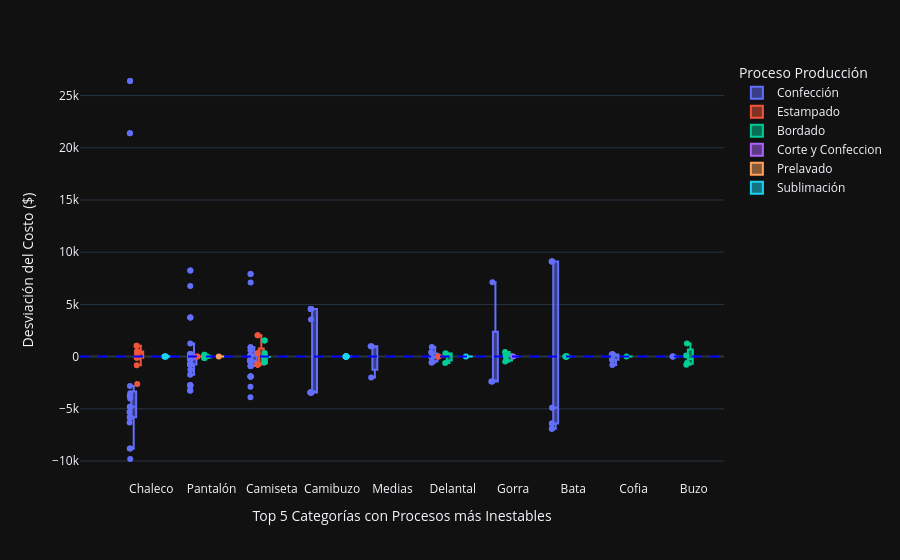

Write notebook code for a chart like this one.
### Markdown cell above
## Visualización de la diferencia entre los costeos

### Code cell
# Agrupamos por Categoría y proceso de producción, calculando la desviación estándar y el promedio del valor costeado
df_calc_dif = df_costos.groupby(['Categoría', 'Proceso Producción'])['Diferencia valor unitario'].agg(['std', 'mean']).reset_index()

df_calc_dif['inestabilidad'] = df_calc_dif['std'] / df_calc_dif['mean']

# Utilizamos el calculo de inestabilidad para identificar las 5 categorías con procesos más inestables.
top5_categorias = (df_calc_dif.groupby('Categoría')['inestabilidad']
                   #Sacamos el promedio de inestabilidd solo por categoría, ya que necesitamos identificar que varíen independientemente del proceso.
                   .mean() 
                   .sort_values(ascending=False)
                   .head(10)
                   .index.tolist())


df_filtrado = df_costos[df_costos['Categoría'].isin(top5_categorias)].copy()

# Centramos los datos: Restamos el promedio específico de cada Categoría-Proceso
# para que el "0" sea el punto de equilibrio de cada uno.
df_filtrado['variacion_netadif'] = df_filtrado.groupby(['Categoría', 'Proceso Producción'])['Diferencia valor unitario'].transform(lambda x: x - x.mean())

# --- PASO 4: Gráfica de "Inestabilidad Pura" ---
fig_dif = px.box(df_filtrado, 
             x='Categoría', 
             y='variacion_netadif', 
             color='Proceso Producción',
             points='all',
             template='plotly_dark')

# Línea de referencia en cero
fig_dif.add_hline(y=0, line_dash="dash", line_color="blue")

fig_dif.update_layout(
    boxmode='group',
    yaxis_title="Desviación del Costo ($)",
    xaxis_title="Top 5 Categorías con Procesos más Inestables"
)

fig_dif.show()

### Figure 1 — Plotly figure (JSON) as saved in the notebook; plotly's stock layout.template omitted (floating-point values rounded to 4 significant figures; data arrays with more than 128 entries replaced by an {"elided": "..."} marker saying what was removed)
{"data": [{"alignmentgroup": "True", "boxpoints": "all", "hovertemplate": "Proceso Producción=Confección<br>Categoría=%{x}<br>variacion_netadif=%{y}<extra></extra>", "legendgroup": "Confección", "marker": {"color": "#636efa"}, "name": "Confección", "notched": false, "offsetgroup": "Confección", "orientation": "v", "showlegend": true, "type": "box", "x": {"elided": "164 str values"}, "x0": " ", "xaxis": "x", "y": {"elided": "164 float values"}, "y0": " ", "yaxis": "y"}, {"alignmentgroup": "True", "boxpoints": "all", "hovertemplate": "Proceso Producción=Estampado<br>Categoría=%{x}<br>variacion_netadif=%{y}<extra></extra>", "legendgroup": "Estampado", "marker": {"color": "#EF553B"}, "name": "Estampado", "notched": false, "offsetgroup": "Estampado", "orientation": "v", "showlegend": true, "type": "box", "x": ["Chaleco", "Chaleco", "Camiseta", "Camiseta", "Chaleco", "Chaleco", "Chaleco", "Chaleco", "Chaleco", "Chaleco", "Delantal", "Delantal", "Camiseta", "Pantalón", "Pantalón", "Camiseta", "Camiseta", "Chaleco", "Camiseta", "Camiseta", "Chaleco", "Camiseta", "Camiseta"], "x0": " ", "xaxis": "x", "y": [-120.0, -120.0, 2056.0, 2056.0, 480.0, 480.0, 480.0, 1030.0, 1030.0, 180.0, 0.0, 0.0, 355.6, 0.0, 0.0, -744.4, -744.4, -2620.0, -744.4, -744.4, -820.0, -744.4, -744.4], "y0": " ", "yaxis": "y"}, {"alignmentgroup": "True", "boxpoints": "all", "hovertemplate": "Proceso Producción=Bordado<br>Categoría=%{x}<br>variacion_netadif=%{y}<extra></extra>", "legendgroup": "Bordado", "marker": {"color": "#00cc96"}, "name": "Bordado", "notched": false, "offsetgroup": "Bordado", "orientation": "v", "showlegend": true, "type": "box", "x": ["Delantal", "Buzo", "Delantal", "Camiseta", "Camiseta", "Cofia", "Camiseta", "Camiseta", "Delantal", "Pantalón", "Pantalón", "Buzo", "Gorra", "Camiseta", "Camiseta", "Camiseta", "Pantalón", "Camiseta", "Camiseta", "Pantalón", "Buzo", "Camiseta", "Gorra", "Pantalón", "Camiseta", "Pantalón", "Camiseta", "Camiseta", "Camiseta", "Camiseta", "Camiseta", "Camiseta", "Camiseta", "Camiseta", "Camiseta", "Camiseta", "Camiseta", "Camiseta", "Camiseta", "Camiseta", "Camiseta", "Camiseta", "Camiseta", "Camiseta", "Camiseta", "Camiseta", "Pantalón", "Pantalón", "Gorra", "Bata", "Bata", "Buzo", "Bata", "Bata", "Bata", "Bata", "Gorra", "Gorra", "Camiseta", "Camiseta", "Camiseta", "Gorra", "Camiseta", "Camiseta"], "x0": " ", "xaxis": "x", "y": [-600.0, 1251.0, 300.0, 355.6, 1556.0, 0.0, 1556.0, 155.6, 300.0, 175.0, 175.0, 116.2, 431.0, -44.44, -44.44, -44.44, -25.0, -44.44, -44.44, -25.0, -583.8, -44.44, 231.0, -25.0, -44.44, -25.0, -44.44, -44.44, -44.44, -44.44, -44.44, -44.44, -44.44, -44.44, -44.44, -44.44, -44.44, -44.44, -44.44, -44.44, -44.44, -44.44, -44.44, -44.44, -44.44, -44.44, -125.0, -125.0, 95.0, 0.0, 0.0, -783.8, 0.0, 0.0, 0.0, 0.0, 81.0, -469.0, -544.4, -544.4, -544.4, -369.0, -394.4, -394.4], "y0": " ", "yaxis": "y"}, {"alignmentgroup": "True", "boxpoints": "all", "hovertemplate": "Proceso Producción=Corte y Confeccion<br>Categoría=%{x}<br>variacion_netadif=%{y}<extra></extra>", "legendgroup": "Corte y Confeccion", "marker": {"color": "#ab63fa"}, "name": "Corte y Confeccion", "notched": false, "offsetgroup": "Corte y Confeccion", "orientation": "v", "showlegend": true, "type": "box", "x": ["Gorra"], "x0": " ", "xaxis": "x", "y": [0.0], "y0": " ", "yaxis": "y"}, {"alignmentgroup": "True", "boxpoints": "all", "hovertemplate": "Proceso Producción=Prelavado<br>Categoría=%{x}<br>variacion_netadif=%{y}<extra></extra>", "legendgroup": "Prelavado", "marker": {"color": "#FFA15A"}, "name": "Prelavado", "notched": false, "offsetgroup": "Prelavado", "orientation": "v", "showlegend": true, "type": "box", "x": ["Pantalón"], "x0": " ", "xaxis": "x", "y": [0.0], "y0": " ", "yaxis": "y"}, {"alignmentgroup": "True", "boxpoints": "all", "hovertemplate": "Proceso Producción=Sublimación<br>Categoría=%{x}<br>variacion_netadif=%{y}<extra></extra>", "legendgroup": "Sublimación", "marker": {"color": "#19d3f3"}, "name": "Sublimación", "notched": false, "offsetgroup": "Sublimación", "orientation": "v", "showlegend": true, "type": "box", "x": ["Camibuzo", "Camibuzo", "Camibuzo", "Chaleco", "Chaleco", "Chaleco", "Chaleco", "Camibuzo", "Camibuzo", "Camibuzo", "Delantal", "Camibuzo", "Camibuzo", "Camibuzo"], "x0": " ", "xaxis": "x", "y": [0.0, 0.0, 0.0, 0.0, 0.0, 0.0, 0.0, 0.0, 0.0, 0.0, 0.0, 0.0, 0.0, 0.0], "y0": " ", "yaxis": "y"}], "layout": {"boxmode": "group", "legend": {"title": {"text": "Proceso Producción"}, "tracegroupgap": 0}, "margin": {"t": 60}, "shapes": [{"line": {"color": "blue", "dash": "dash"}, "type": "line", "x0": 0, "x1": 1, "xref": "x domain", "y0": 0, "y1": 0, "yref": "y"}], "xaxis": {"anchor": "y", "domain": [0, 1], "title": {"text": "Top 5 Categorías con Procesos más Inestables"}}, "yaxis": {"anchor": "x", "domain": [0, 1], "title": {"text": "Desviación del Costo ($)"}}}}
